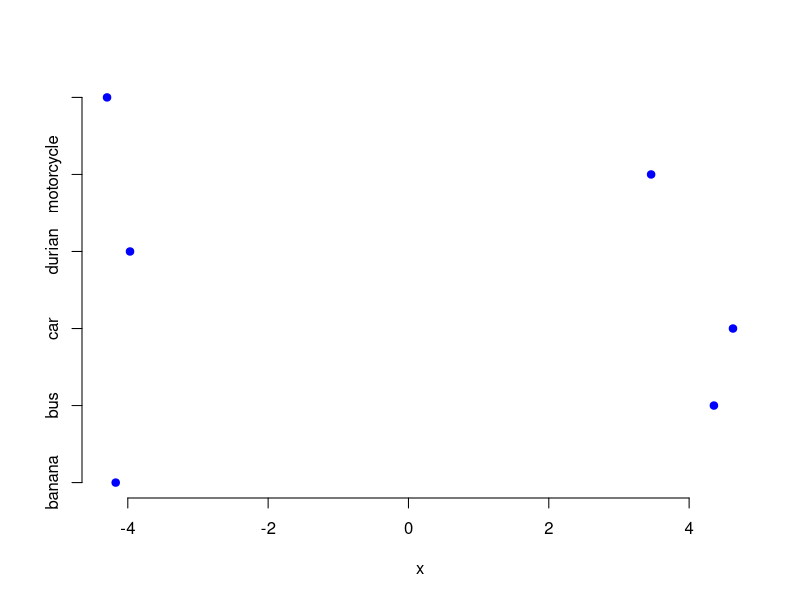
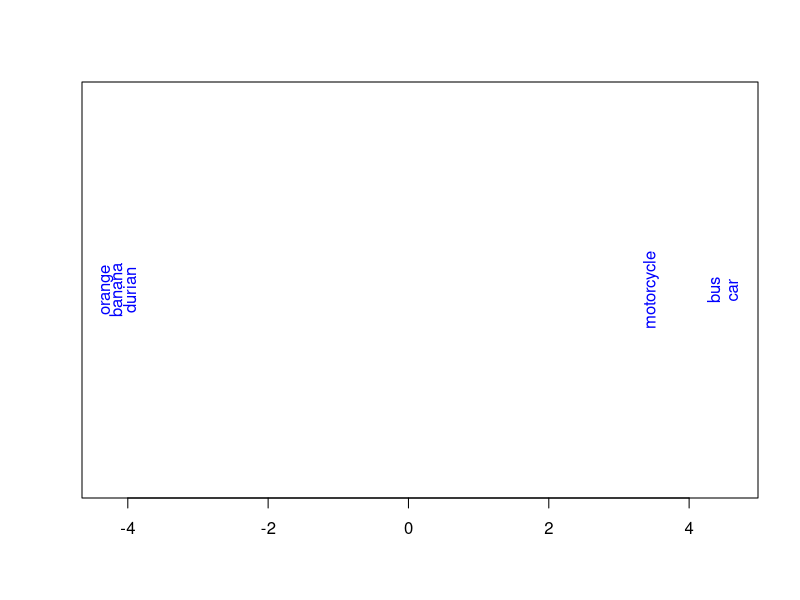
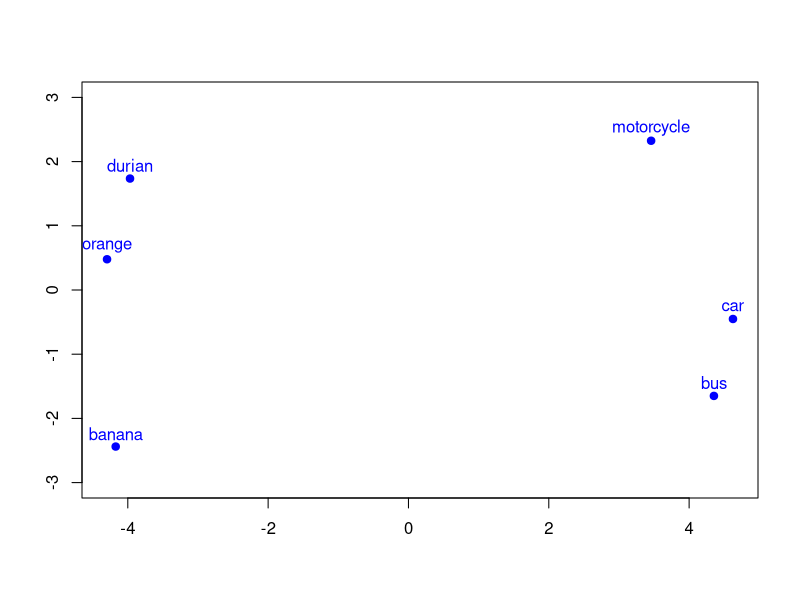
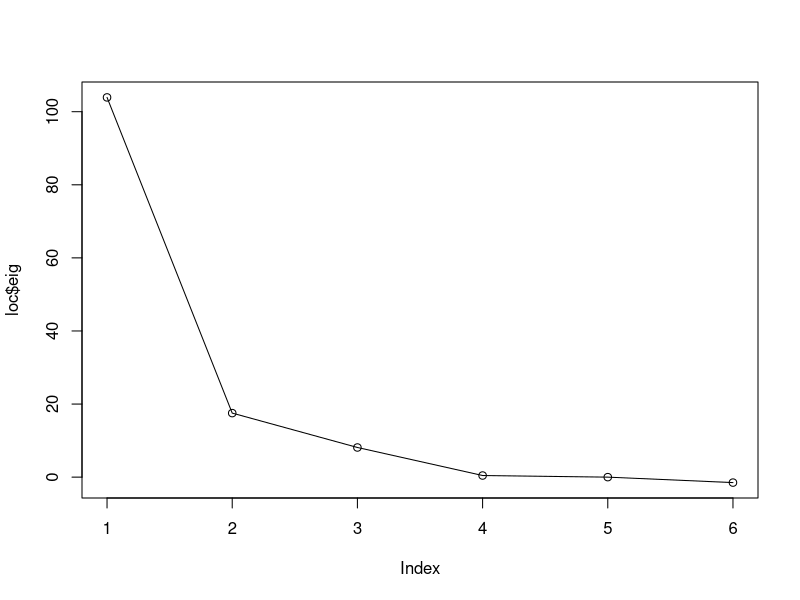
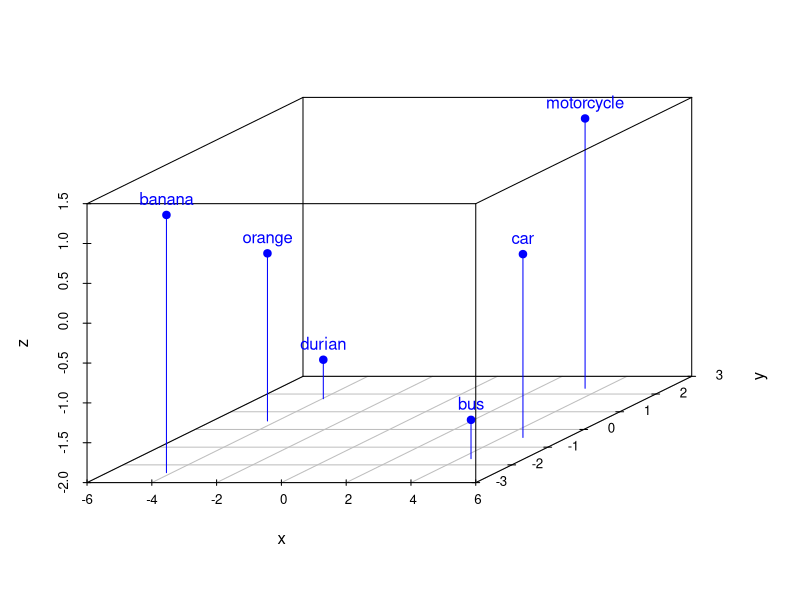
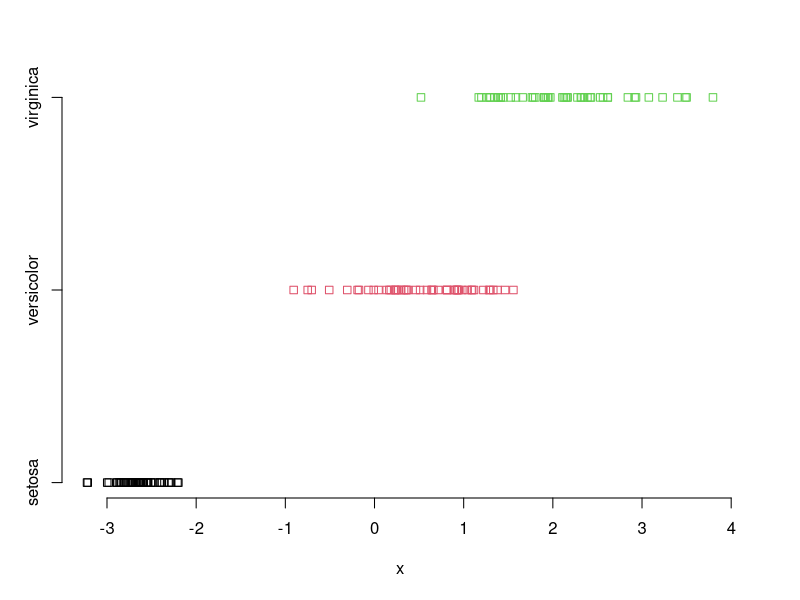
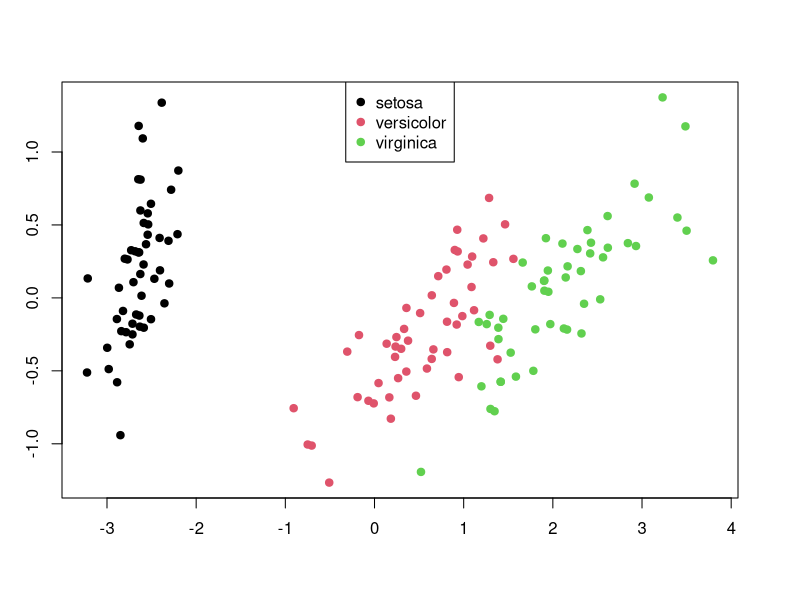
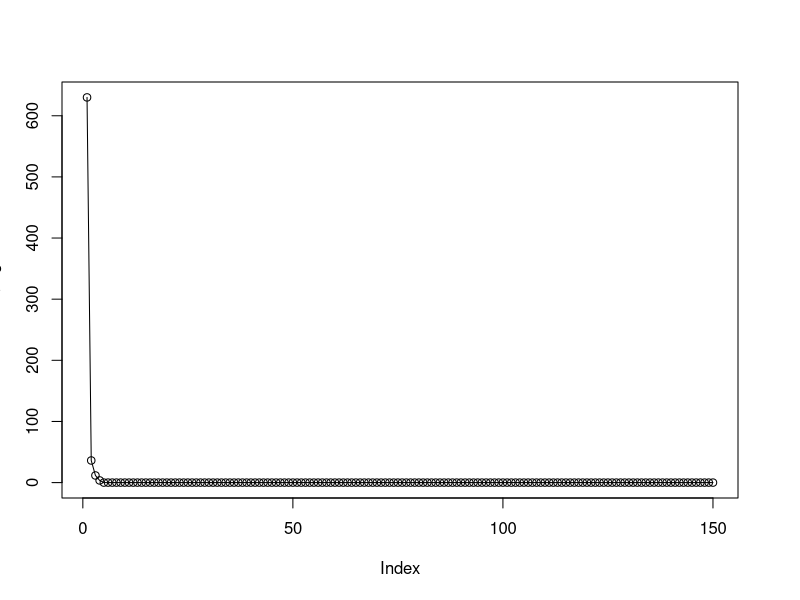

These charts were generated, in order, by the following R code:
# ========================
# Multidimensional scaling
# Wan Nor Arifin
# ========================

# data: fruit & motor vehicle
# ---------------------------
matrix = read.csv("matrix.csv")  # similarity matrix
matrix = 10 - as.matrix(matrix)  # turn into dissimilarity matrix

# analysis
matrix = as.dist(matrix)  # set as the dissimilarity ratings as the distances
# 1 dimension
loc = cmdscale(matrix, k = 1)
x = loc[, 1]
stripchart(x ~ names(x), pch = 19, col = "blue", frame = F)
stripchart(x, pch = "")
text(x, 1, names(x), srt = 90, col = "blue")
# 2 dimensions
loc = cmdscale(matrix, k = 2)
loc  # locations in space
x = loc[, 1]
y = loc[, 2]
plot(x, y, xlab = "", ylab = "", ylim = c(-3, 3), pch = 19, col = "blue")
text(x, y + 0.2, rownames(loc), col = "blue")
# details
loc = cmdscale(matrix, k = 2, eig = T)
round(loc$eig, digit = 3)
plot(loc$eig, type = "o")
round(loc$GOF, digit = 3)
# 3 dimensions
loc = cmdscale(matrix, k = 3)
x = loc[, 1]
y = loc[, 2]
z = loc[, 3]
library(scatterplot3d)
s3d = scatterplot3d(x, y, z, type = "h", pch = 19, color = "blue")
text(s3d$xyz.convert(x, y, z), labels = rownames(loc), pos = 3, col = "blue") 

# data: iris
# ----------
flower = iris
matrix = dist(iris[1:4])  # turn into Euclidean distances from the 4 variables
# 1 dimension
loc = cmdscale(matrix, k = 1)
x = loc[, 1]
x = data.frame(x, species = flower$Species)
stripchart(x ~ species, data = x, col = 1:3, frame = F)
# 2 dimensions
loc = cmdscale(matrix, k = 2)
x = loc[, 1]
y = loc[, 2]
plot(x, y, xlab = "", ylab = "", col = flower$Species, pch = 19)
legend(x = "top", legend = levels(flower$Species), col = 1:nlevels(flower$Species), pch = 19)
# details
loc = cmdscale(matrix, k = 2, eig = T)
round(loc$eig, digit = 3)
plot(loc$eig, type = "o")
round(loc$GOF, digit = 3)
# 3 dimensions
loc = cmdscale(matrix, k = 3)
x = loc[, 1]
y = loc[, 2]
z = loc[, 3]
loc1 = data.frame(x, y, z, spe = as.factor(flower$Species))
as.numeric(loc1$spe)
library(scatterplot3d)
s3d = scatterplot3d(x, z, y, type = "h", color = as.numeric(loc1$spe), pch = 19)
legend(x = "top", legend = levels(flower$Species), col = 1:nlevels(flower$Species), pch = 19)
text(s3d$xyz.convert(x, z, y), labels = loc1$spe, pos = 3, col = as.numeric(loc1$spe))
